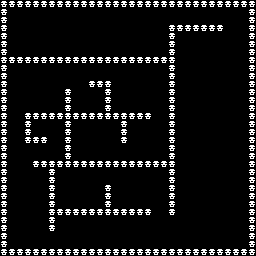

The image is a tile-based game level rendered from a .tmx file. Its description and complete source (layers, tilesets, objects, tile grids) follow:
An orthogonal 32x32 tile map with 8x8 px tiles, 1 tile layer (Tile Layer 1).

<map version="1.9" tiledversion="1.9.1" orientation="orthogonal" renderorder="right-down" width="32" height="32" tilewidth="8" tileheight="8" infinite="0" nextlayerid="2" nextobjectid="1">
 <tileset firstgid="1" source="flower.tsx" />
 <layer id="1" name="Tile Layer 1" width="32" height="32">
  <data encoding="csv">
1,1,1,1,1,1,1,1,1,1,1,1,1,1,1,1,1,1,1,1,1,1,1,1,1,1,1,1,1,1,1,1,
1,0,0,0,0,0,0,0,0,0,0,0,0,0,0,0,0,0,0,0,0,0,0,0,0,0,0,0,0,0,0,1,
1,0,0,0,0,0,0,0,0,0,0,0,0,0,0,0,0,0,0,0,0,0,0,0,0,0,0,0,0,0,0,1,
1,0,0,0,0,0,0,0,0,0,0,0,0,0,0,0,0,0,0,0,0,1,1,1,1,1,1,1,0,0,0,1,
1,0,0,0,0,0,0,0,0,0,0,0,0,0,0,0,0,0,0,0,0,1,0,0,0,0,0,0,0,0,0,1,
1,0,0,0,0,0,0,0,0,0,0,0,0,0,0,0,0,0,0,0,0,1,0,0,0,0,0,0,0,0,0,1,
1,0,0,0,0,0,0,0,0,0,0,0,0,0,0,0,0,0,0,0,0,1,0,0,0,0,0,0,0,0,0,1,
1,1,1,1,1,1,1,1,1,1,1,1,1,1,1,1,1,1,1,1,1,1,0,0,0,0,0,0,0,0,0,1,
1,0,0,0,0,0,0,0,0,0,0,0,0,0,0,0,0,0,0,0,0,1,0,0,0,0,0,0,0,0,0,1,
1,0,0,0,0,0,0,0,0,0,0,0,0,0,0,0,0,0,0,0,0,1,0,0,0,0,0,0,0,0,0,1,
1,0,0,0,0,0,0,0,0,0,0,1,1,1,0,0,0,0,0,0,0,1,0,0,0,0,0,0,0,0,0,1,
1,0,0,0,0,0,0,0,1,0,0,0,0,1,0,0,0,0,0,0,0,1,0,0,0,0,0,0,0,0,0,1,
1,0,0,0,0,0,0,0,1,0,0,0,0,1,0,0,0,0,0,0,0,1,0,0,0,0,0,0,0,0,0,1,
1,0,0,0,0,0,0,0,1,0,0,0,0,1,0,0,0,0,0,0,0,1,0,0,0,0,0,0,0,0,0,1,
1,0,0,1,1,1,1,1,1,1,1,1,1,1,1,1,1,1,1,0,0,1,0,0,0,0,0,0,0,0,0,1,
1,0,0,1,0,0,0,0,1,0,0,0,0,0,0,1,0,0,0,0,0,1,0,0,0,0,0,0,0,0,0,1,
1,0,0,1,0,0,0,0,1,0,0,0,0,0,0,1,0,0,0,0,0,1,0,0,0,0,0,0,0,0,0,1,
1,0,0,1,1,1,0,0,1,0,0,0,0,0,0,1,0,0,0,0,0,1,0,0,0,0,0,0,0,0,0,1,
1,0,0,0,0,0,0,0,1,0,0,0,0,0,0,0,0,0,0,0,0,1,0,0,0,0,0,0,0,0,0,1,
1,0,0,0,0,0,0,0,1,0,0,0,0,0,0,0,0,0,0,0,0,1,0,0,0,0,0,0,0,0,0,1,
1,0,0,0,1,1,1,1,1,1,1,1,1,1,1,1,1,1,1,1,1,1,0,0,0,0,0,0,0,0,0,1,
1,0,0,0,0,0,1,0,0,0,0,0,0,0,0,0,0,0,0,0,0,1,0,0,0,0,0,0,0,0,0,1,
1,0,0,0,0,0,1,0,0,0,0,0,0,0,0,0,0,0,0,0,0,1,0,0,0,0,0,0,0,0,0,1,
1,0,0,0,0,0,1,0,0,0,0,0,0,1,0,0,0,0,0,0,0,1,0,0,0,0,0,0,0,0,0,1,
1,0,0,0,0,0,1,0,0,0,0,0,0,1,0,0,0,0,0,0,0,1,0,0,0,0,0,0,0,0,0,1,
1,0,0,0,0,0,1,0,0,0,0,0,0,1,0,0,0,0,0,0,0,1,0,0,0,0,0,0,0,0,0,1,
1,0,0,0,0,0,1,1,1,1,1,1,1,1,1,1,1,1,1,0,0,1,0,0,0,0,0,0,0,0,0,1,
1,0,0,0,0,0,1,0,0,0,0,0,0,0,0,0,0,0,0,0,0,0,0,0,0,0,0,0,0,0,0,1,
1,0,0,0,0,0,1,0,0,0,0,0,0,0,0,0,0,0,0,0,0,0,0,0,0,0,0,0,0,0,0,1,
1,0,0,0,0,0,0,0,0,0,0,0,0,0,0,0,0,0,0,0,0,0,0,0,0,0,0,0,0,0,0,1,
1,0,0,0,0,0,0,0,0,0,0,0,0,0,0,0,0,0,0,0,0,0,0,0,0,0,0,0,0,0,0,1,
1,1,1,1,1,1,1,1,1,1,1,1,1,1,1,1,1,1,1,1,1,1,1,1,1,1,1,1,1,1,1,1
</data>
 </layer>
</map>